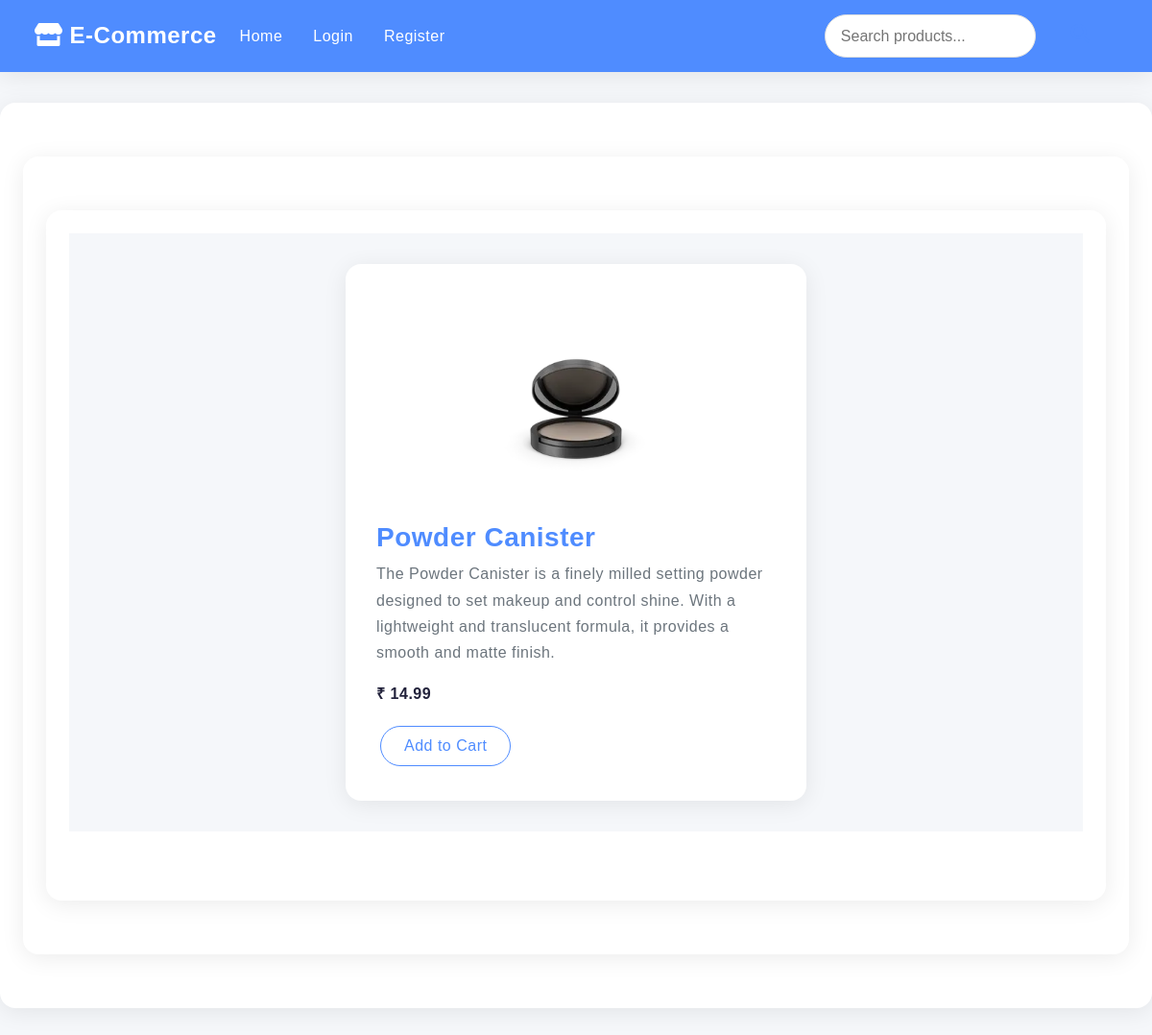
/cart_detail/123, run on the app's committed database.
### products/models.py (models this page shows, shortened)
class ProductModel(models.Model):
    name = models.CharField(max_length=200)
    price = models.DecimalField(max_digits=10, decimal_places=2)
    desc = models.TextField()
    image = models.ImageField(upload_to='images/', null=True, blank=True)

### products/views.py (the view)
# urls.py: path('cart_detail/<int:product_id>', views.cart_detail, name='cart_detail'),
def cart_detail(request, product_id):
    detail = ProductModel.objects.get(id=product_id)
    return render(request, 'detail.html', {'detail': detail})

### templates/detail.html (shortened to what this page needs)
 {% extends 'base.html' %}
{% block content %}
<main>
    <main>
        <section id="product-detail" style="padding: 32px; background: #f5f7fa;">
            <div class="product-container" style="max-width: 480px; margin: auto; padding: 32px; background: #fff; box-shadow: 0 4px 24px rgba(0,0,0,0.08); border-radius: 16px;">
                <div class="product-image mb-3">
                    <img src="{{ detail.image.url }}" alt="{{ detail.name }}" style="width: 100%; max-width: 220px; height: auto; border-radius: 12px; margin: auto; display: block;">
                </div>
                <div class="product-info mt-3">
                    <h3 class="mb-2">{{ detail.name }}</h3>
                    <p class="mb-3 text-secondary">{{ detail.desc }}</p>
                    <p class="mb-3 fw-bold">₹ {{ detail.price }}</p>
                    {% if user.is_authenticated %}
                        <a href="{% url 'add_to_cart' detail.id %}" class="btn btn-outline-dark">Add to Cart</a>
                    {% else %}
                        <a href="#" class="btn btn-outline-dark" data-bs-toggle="modal" data-bs-target="#loginModal">Add to Cart</a>
                    {% endif %}
                </div>
            </div>
        </section>
    </main>
<link rel="stylesheet" href="https://cdnjs.cloudflare.com/ajax/libs/font-awesome/5.15.4/css/all.min.css">
{% endblock content %}

### templates/base.html (style rules this page uses)
:root { --background: #f5f7fa; --color: #22223b; --primary-color: #4f8cff; --accent-color: #ff6f61; --card-bg: #fff; --shadow: 0 4px 24px rgba(0,0,0,0.08); }
body { font-family: "Poppins", Arial, sans-serif; background: var(--background); color: var(--color); line-height: 1.7; letter-spacing: 0.5px; margin: 0; }
main { max-width: 1200px; margin: 32px auto; padding: 24px; background: var(--card-bg); border-radius: 16px; box-shadow: var(--shadow); }
section { margin-bottom: 48px; }
.btn { font-size: 1rem; font-weight: 500; border-radius: 24px; padding: 0.5rem 1.5rem; margin: 0.25rem; transition: background 0.2s, color 0.2s; }
.btn-outline-dark { border-color: var(--primary-color); color: var(--primary-color); }
h3, h1, h2 { font-family: "Poppins", Arial, sans-serif; font-weight: 600; color: var(--primary-color); margin-bottom: 0.5rem; }
p, td, th { color: var(--color); font-size: 1rem; }

### data on the page
ProductModel: image (picture), name "Powder Canister", desc "The Powder Canister is a finely milled setting powder designed to set makeup and control shine. With a lightweight and translucent formula, it provides a smooth and matte finish.", price "14.99"
